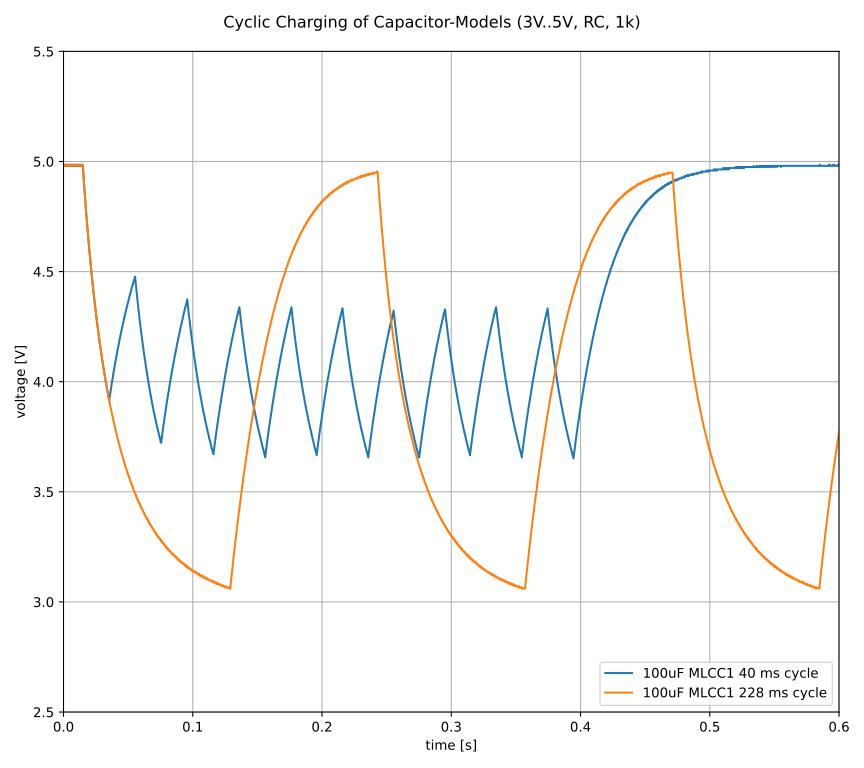

Generate this figure with Python:
from pathlib import Path

import numpy as np
from capacitor_real import cap_real_cyclic
from capacitor_shepherd import shp_cap_sim
from matplotlib import pyplot as plt

runtime = 1

#shp_cap1 = shp_cap_sim(U_start_V=0, U_inp_V=5.0, R_inp_Ohm=1000, runtime=runtime)

fig = plt.figure(figsize=(9, 8), layout="tight")

#plt.plot(shp_cap1["time"], shp_cap1["voltage"], label="100uF shepherd (RC, 1k)")
plt.plot(cap_real_cyclic[0]["time"], cap_real_cyclic[0]["voltage"], label="100uF MLCC1 40 ms cycle")
plt.plot(cap_real_cyclic[1]["time"], cap_real_cyclic[1]["voltage"], label="100uF MLCC1 228 ms cycle")

plt.suptitle("Cyclic Charging of Capacitor-Models (3V..5V, RC, 1k)")
plt.xlabel("time [s]")
plt.ylabel("voltage [V]")
plt.xticks(np.arange(0.0, runtime + 0.1, 0.1))
plt.yticks(np.arange(0.0, 5.6, 0.5))
plt.ylim(bottom=2.5)  # , top=1.0)
plt.xlim(left=0.0, right=0.6)
plt.grid(True)
plt.legend(loc="lower right")
plt.tight_layout()
# force direct values on axis
for ax in fig.get_axes():
    ax.get_yaxis().get_major_formatter().set_useOffset(False)
    ax.get_xaxis().get_major_formatter().set_useOffset(False)
plt.savefig(Path(__file__).with_suffix(".svg"))  # PNG / SVG
plt.close(fig)
